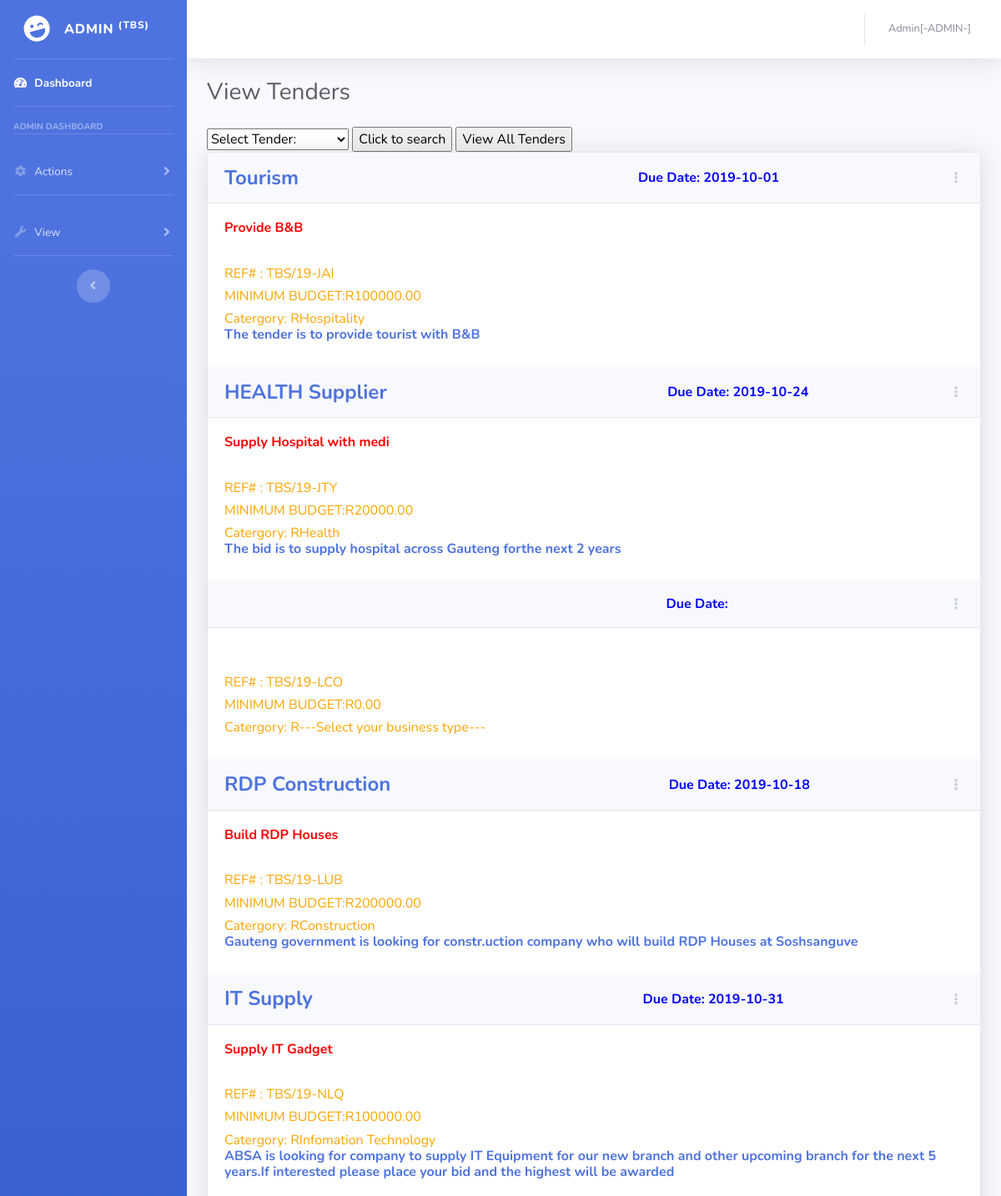
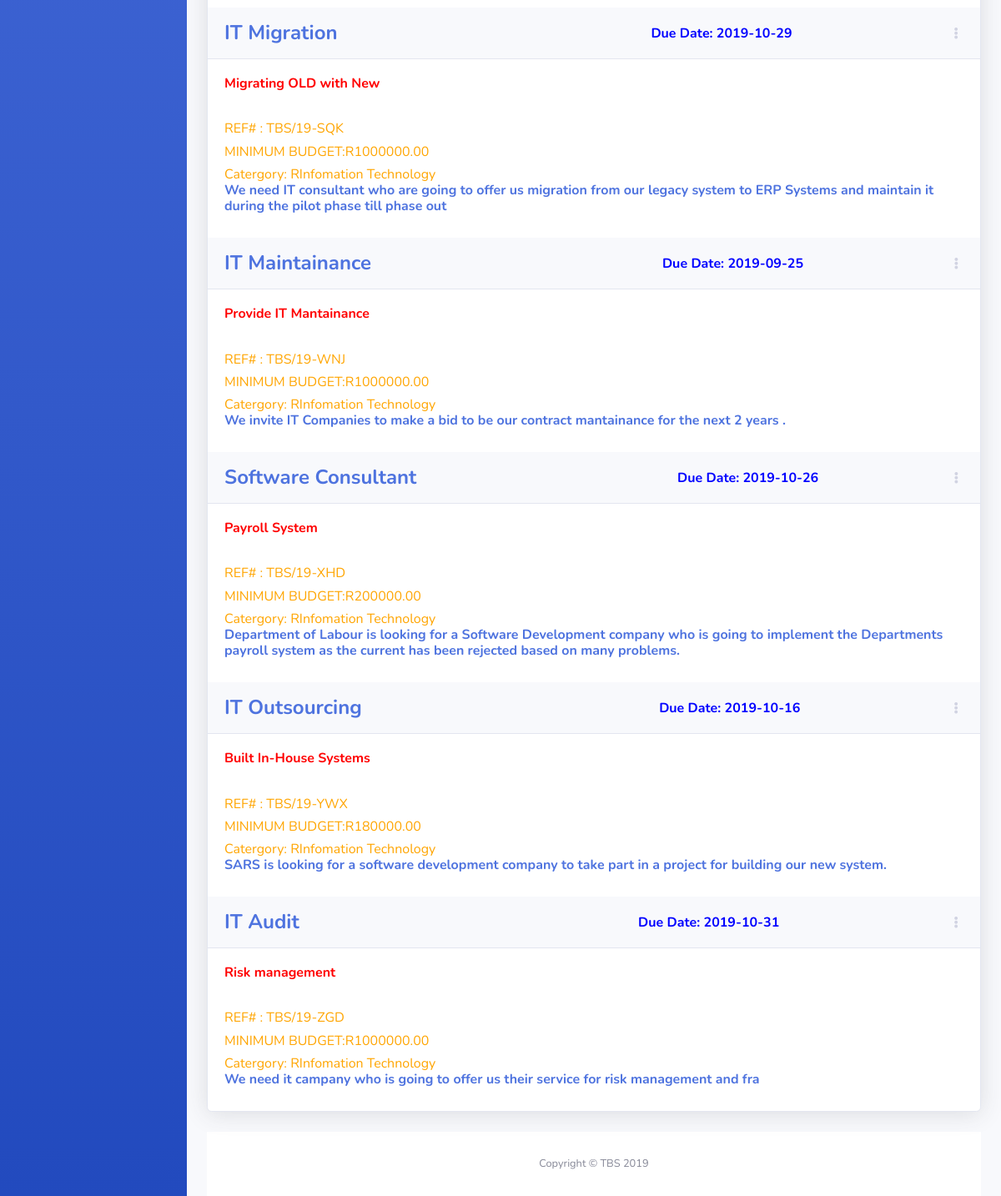
The page /tenders.php (signed in) on the database its author committed (2 pictures, top to bottom).
### tables this page shows
CREATE TABLE `tender` (
  `tenderId` varchar(15) NOT NULL,
  `tender_title` varchar(20) NOT NULL,
  `short_description` varchar(50) NOT NULL,
  `full_description` varchar(300) NOT NULL,
  `category` varchar(50) NOT NULL,
  `due_date` varchar(10) NOT NULL,
  `min_budget` double(10,2) NOT NULL,
  `max_budget` double(10,2) NOT NULL,
  `admin_id` int(10) NOT NULL
);

### tenders.php (the view, shortened to what this page needs)
<?php
include("connection.php");
$username = $_SESSION['username'];
?>
<!DOCTYPE html>
<html lang="en">
<head>
  <link href="vendor/fontawesome-free/css/all.min.css" rel="stylesheet" type="text/css">
  <link href="css/sb-admin-2.min.css" rel="stylesheet">
</head>
<body id="page-top">
  <div id="wrapper">
    <ul class="navbar-nav bg-gradient-primary sidebar sidebar-dark accordion" id="accordionSidebar">
      <a class="sidebar-brand d-flex align-items-center justify-content-center" href="adminReports.php">
        <div class="sidebar-brand-icon rotate-n-15">
          <i class="fas fa-laugh-wink"></i>
        </div>
        <div class="sidebar-brand-text mx-3">ADMIN <sup>(TBS)</sup></div>
      </a>
      <hr class="sidebar-divider my-0">
      <li class="nav-item active">
        <a class="nav-link" href="adminReports.php">
          <i class="fas fa-fw fa-tachometer-alt"></i>
          <span>Dashboard</span></a>
      </li>
      <hr class="sidebar-divider">
      <div class="sidebar-heading">
       Admin Dashboard
      </div>
      <hr class="sidebar-divider">
      <li class="nav-item">
        <a class="nav-link collapsed" href="#" data-toggle="collapse" data-target="#collapseTwo" aria-expanded="true" aria-controls="collapseTwo">
          <i class="fas fa-fw fa-cog"></i>
          <span>Actions</span>
        </a>
      </li>
  <hr class="sidebar-divider">
      <li class="nav-item">
        <a class="nav-link collapsed" href="#" data-toggle="collapse" data-target="#collapseUtilities" aria-expanded="true" aria-controls="collapseUtilities">
          <i class="fas fa-fw fa-wrench"></i>
          <span>View</span>
        </a>
      </li>
      <hr class="sidebar-divider d-none d-md-block">
      <div class="text-center d-none d-md-inline">
        <button class="rounded-circle border-0" id="sidebarToggle"></button>
      </div>
    </ul>
    <div id="content-wrapper" class="d-flex flex-column">
      <div id="content">
        <nav class="navbar navbar-expand navbar-light bg-white topbar mb-4 static-top shadow">
          <ul class="navbar-nav ml-auto">
            <li class="nav-item dropdown no-arrow">
              <a class="nav-link dropdown-toggle" href="#" id="userDropdown" role="button" data-toggle="dropdown" aria-haspopup="true" aria-expanded="false">
                <span class="mr-2 d-none d-lg-inline text-gray-600 small"><?php echo $username."[-ADMIN-]" ?></span>
              </a>
            </li>
          </ul>
        </nav>
        <div id="txtHint" class="container-fluid">
          <div class="d-sm-flex align-items-center justify-content-between mb-4">
            <h1 class="h3 mb-0 text-gray-800">View Tenders</h1>
          </div>
          <form ame="form_update" method="post" action="tenders.php">
<select id= "tenders" name="tenders" >
  <option value="">Select Tender:</option>
  </select>
  <input type="submit" name="submitOpt" value="Click to search"/>
  <input type="button" onclick="window.location='tenders.php?id=<?php echo $username; ?>'" value="View All Tenders" >
</form>
          <div class="row">
          <div class="col-lg-12">
<div class="card shadow mb-4">
  <?php
  if(isset($_POST['submitOpt']) &&  $_POST['tenders'] != ""){
    $selected_val = $_POST['tenders'];
    $sql = "SELECT * FROM tender WHERE tenderId = '$selected_val'";
  }else{
      $sql = "SELECT * FROM tender ";
  }
      $res = mysqli_query($con,$sql);
      while($row = mysqli_fetch_array($res))
      {
         $id = $row['tenderId'];
         $title = $row['tender_title'];
         $date = $row['due_date'];
         $desc = $row['short_description'];
         $desc2 = $row['full_description'];
         $catergory = $row['category'];
         $min = $row['min_budget'];
  ?>
  <div class="card-header py-3 d-flex flex-row align-items-center justify-content-between">
    <h4 class="m-0 font-weight-bold text-primary"><?php echo $title?></h4><br>
    <span style="color:blue;font-weight:bold; ">Due Date: <?php echo $date;?></span>
    <div class="dropdown no-arrow">
      <a class="dropdown-toggle" href="#" role="button" id="dropdownMenuLink" data-toggle="dropdown" aria-haspopup="true" aria-expanded="false">
        <i class="fas fa-ellipsis-v fa-sm fa-fw text-gray-400"></i>
      </a>
    </div>
  </div>
  <div class="card-body">
     <h6 style="color:red;font-weight:bold"><?php echo $desc;?><h6>
     <br>
     <h6 style="color:orange;">REF# : <?php echo $id;?><h6>
     <h6 style="color:orange;">MINIMUM BUDGET:R<?php echo $min;?><h6>
     <h6 style="color:orange;">Catergory: R<?php echo $catergory; ?>
     <br>
     <p class="m-0 font-weight-bold text-primary"><?php echo $desc2; ?></p>
  </div>
  <?php
   }
?>
</div>
        </div>
      </div>
      <footer class="sticky-footer bg-white">
        <div class="container my-auto">
          <div class="copyright text-center my-auto">
            <span>Copyright &copy; TBS 2019</span>
          </div>
        </div>
      </footer>
    </div>
  </div>
</body>
</html>

### rows shown on the page
tender: tender_title "Tourism", due_date "2019-10-01", short_description "Provide B&B", tenderId "TBS/19-JAI", min_budget "100000.00", category "Hospitality", full_description "The tender is to provide tourist with B&B"
tender: tender_title "HEALTH Supplier", due_date "2019-10-24", short_description "Supply Hospital with medi", tenderId "TBS/19-JTY", min_budget "20000.00", category "Health", full_description "The bid is to supply hospital across Gauteng forthe next 2 years"
tender: tenderId "TBS/19-LCO", min_budget "0.00", category "---Select your business type---"
tender: tender_title "RDP Construction", due_date "2019-10-18", short_description "Build RDP Houses", tenderId "TBS/19-LUB", min_budget "200000.00", category "Construction", full_description "Gauteng government is looking for constr.uction company who will build RDP Houses at Soshsanguve"
tender: tender_title "IT Supply", due_date "2019-10-31", short_description "Supply IT Gadget", tenderId "TBS/19-NLQ", min_budget "100000.00", category "Infomation Technology", full_description "ABSA is looking for company to supply IT Equipment for our new branch and other upcoming branch for the next 5 years.If interested please place your bid and the highest will be awarded"
tender: tender_title "IT Migration", due_date "2019-10-29", short_description "Migrating OLD with New", tenderId "TBS/19-SQK", min_budget "1000000.00", category "Infomation Technology", full_description "We need IT consultant who are going to offer us migration from our legacy system to ERP Systems and maintain it during the pilot phase till phase out"
tender: tender_title "IT Maintainance", due_date "2019-09-25", short_description "Provide IT Mantainance", tenderId "TBS/19-WNJ", min_budget "1000000.00", category "Infomation Technology", full_description "We invite IT Companies to make a bid to be our contract mantainance for the next 2 years ."
tender: tender_title "Software Consultant", due_date "2019-10-26", short_description "Payroll System", tenderId "TBS/19-XHD", min_budget "200000.00", category "Infomation Technology", full_description "Department of Labour is looking for a Software Development company who is going to implement the Departments payroll system as the current has been rejected based on many problems."
tender: tender_title "IT Outsourcing", due_date "2019-10-16", short_description "Built In-House Systems", tenderId "TBS/19-YWX", min_budget "180000.00", category "Infomation Technology", full_description "SARS is looking for a software development company to take part in a project for building our new system."
tender: tender_title "IT Audit", due_date "2019-10-31", short_description "Risk management", tenderId "TBS/19-ZGD", min_budget "1000000.00", category "Infomation Technology", full_description "We need it campany who is going to offer us their service for risk management and fra"

### other values the page prints
$username "Admin"
